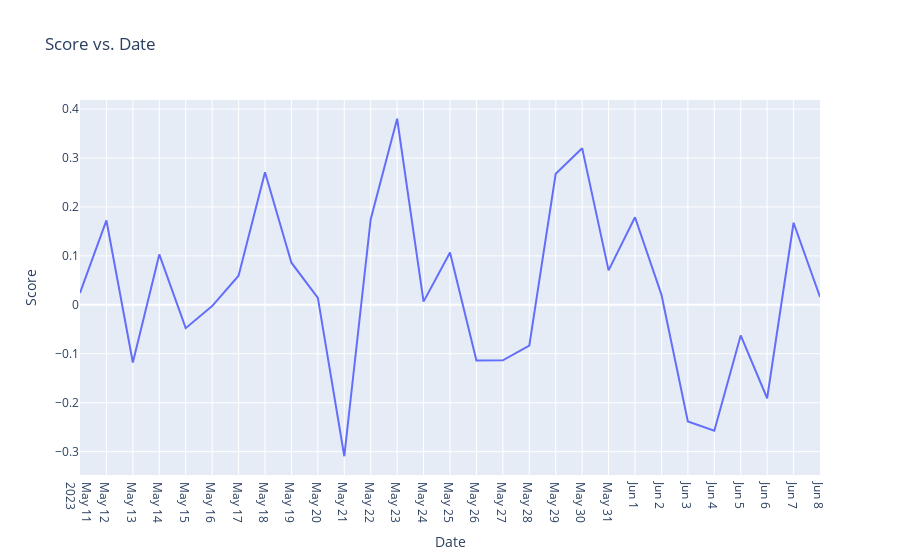

Notebook cell for this chart:
### Code cell
fig2 = go.Figure(data=go.Scatter(x=df_moving_avg_news['date'], y=df_moving_avg_news['moving_avg_score'], mode='lines'))

fig2.update_layout(
    xaxis_title='Date',
    yaxis_title='Score',
    title='Score vs. Date',
    xaxis=dict(
        tickmode='linear',
        dtick='D1',  # Set the tick frequency to one day (D1)
    )
)

fig2.show()

### Figure 1 — Plotly figure (JSON) as saved in the notebook; plotly's stock layout.template omitted (floating-point values rounded to 4 significant figures)
{"data": [{"mode": "lines", "type": "scatter", "x": ["2023-05-11T00:00:00", "2023-05-12T00:00:00", "2023-05-13T00:00:00", "2023-05-14T00:00:00", "2023-05-15T00:00:00", "2023-05-16T00:00:00", "2023-05-17T00:00:00", "2023-05-18T00:00:00", "2023-05-19T00:00:00", "2023-05-20T00:00:00", "2023-05-21T00:00:00", "2023-05-22T00:00:00", "2023-05-23T00:00:00", "2023-05-24T00:00:00", "2023-05-25T00:00:00", "2023-05-26T00:00:00", "2023-05-27T00:00:00", "2023-05-28T00:00:00", "2023-05-29T00:00:00", "2023-05-30T00:00:00", "2023-05-31T00:00:00", "2023-06-01T00:00:00", "2023-06-02T00:00:00", "2023-06-03T00:00:00", "2023-06-04T00:00:00", "2023-06-05T00:00:00", "2023-06-06T00:00:00", "2023-06-07T00:00:00", "2023-06-08T00:00:00"], "y": [0.0243, 0.1724, -0.1179, 0.103, -0.04764, -0.002618, 0.05955, 0.2707, 0.08608, 0.01433, -0.3094, 0.1751, 0.3802, 0.006525, 0.107, -0.1139, -0.1134, -0.08329, 0.2677, 0.3202, 0.07048, 0.1791, 0.0209, -0.2381, -0.2571, -0.06259, -0.1909, 0.1677, 0.01597]}], "layout": {"title": {"text": "Score vs. Date"}, "xaxis": {"dtick": "D1", "tickmode": "linear", "title": {"text": "Date"}}, "yaxis": {"title": {"text": "Score"}}}}
